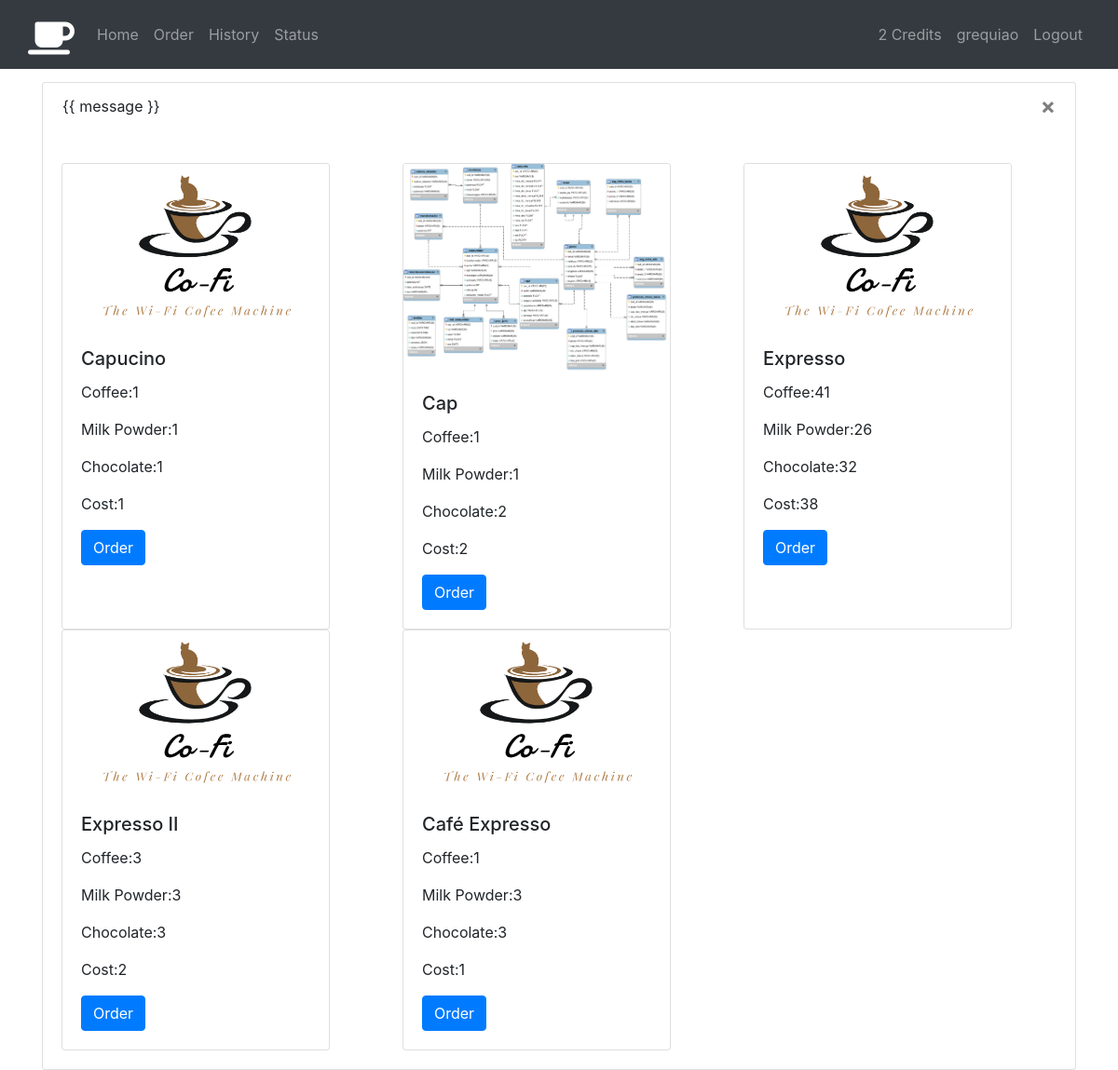
The app's page /order/ (signed in) with its own data.
### webapp/models.py (models this page shows)
class CoffeeUser(models.Model):
    user = models.OneToOneField(User, on_delete=models.CASCADE)
    credits = models.IntegerField()

class CoffeeRecipe(models.Model):
    name = models.CharField(max_length=100)
    image = models.ImageField(upload_to='images/')
    coffee = models.IntegerField()
    milk = models.IntegerField()
    chocolate = models.IntegerField()
    cost = models.IntegerField()

### webapp/views.py (the view)
# urls.py: path('order/', views.order, name="order"),
@login_required
def order(request):
    if request.method == 'POST':
        pass
    else:
        coffee = CoffeeRecipe.objects.all()
    context = {
        'coffee': coffee,
        }
    return render(request, 'order.html', context)

### webapp/templates/order.html (shortened to what this page needs)
{% extends "base.html" %}
{% block content %}
{% load static %}
<div id="app" class="row">
    <div class="col-sm-12">
        <div class="card">
            <div class="alert" role="alert" v-if="activate" v-bind:class="alertClass">
                {% templatetag openvariable %} message {% templatetag closevariable %}
                <button type="button" class="close" v-on:click="dismiss">
                    <span aria-hidden="true">&times;</span>
                </button>
            </div>
            <div class="card-body">
                <div class="row row-cols-1 row-cols-sm-2 row-cols-md-3 row-cols-lg-4 row-cols-xl-5">
                    {% for item in coffee %}
                        <div class="col-lg-4 d-flex align-items-stretch">
                            <div class="card" style="width: 18rem;">
                                <img src="{{ item.image.url }}" class="card-img-top" alt="...">
                                <div class="card-body">
                                    <h5 class="card-title">{{item.name}}</h5>
                                    <p class="card-text">Coffee:{{ item.coffee}}</p>
                                    <p class="card-text">Milk Powder:{{ item.milk}}</p>
                                    <p class="card-text">Chocolate:{{ item.chocolate}}</p>
                                    <p class="card-text">Cost:{{ item.cost}}</p>
                                    <button v-on:click="order({{ item.pk }})" class="btn btn-primary">Order</a>
                                </div>
                            </div>
                        </div>
                    {% endfor %}
                </div>
            </div>
        </div>
    </div>
</div>
{% endblock %}

### templates/base.html (shortened to what this page needs)
<html !DOCTYPE>
<head>
    <link rel="stylesheet" href="https://stackpath.bootstrapcdn.com/bootstrap/4.3.1/css/bootstrap.min.css">
    {% load static %}
</head>
<body>
    <nav class="navbar navbar-expand navbar-dark bg-dark fixed-top">
        <div class="container">
            <div class="navbar-header">
                <a class="navbar-brand" href="{% url 'index' %}"><i class="fas fa-coffee fa-2x mt-2"></i></a>
            </div>
            <div class="collapse navbar-collapse">
                <ul class="navbar-nav">
                    <li class="nav-item">
                        <a class="nav-link" href="{% url 'index' %}">Home</a>
                    </li>
                    <li class="nav-item">
                        <a class="nav-link" href="{% url 'order' %}">Order</a>
                    </li>
                    <li class="nav-item">
                        <a class="nav-link" href="{% url 'history' %}">History</a>
                    </li>
                    <li class="nav-item">
                        <a class="nav-link" href="{% url 'status' %}">Status</a>
                    </li>
                {% if user.is_authenticated %}
                    </ul>
                    <ul class="navbar-nav ml-auto">
                        <li class="nav-item">
                            <div class="nav-link"><a id="credits">{{user.coffeeuser.credits}}</a> Credits</div>
                        </li>
                        <li class="nav-item">
                            <a class="nav-link" href="#">{{user.username}}</a>
                        </li>
                        <li class="nav-item">
                            <a class="nav-link" href="{% url 'logout' %}">Logout</a>
                        </li>
                    </ul>
                {% endif %}
            </div>
        </div>
    </nav>
    <div class="container" style="margin-top: 30;">
        {% block content %} {% endblock %}
    </div>
</body>
</html>

### templates/base.html (style rules this page uses)
body { padding-top: 58px; }

### records on screen
CoffeeRecipe: image (picture), name "Capucino", coffee "1", milk "1", chocolate "1", cost "1"
CoffeeRecipe: image (picture), name "Cap", coffee "1", milk "1", chocolate "2", cost "2"
CoffeeRecipe: image (picture), name "Expresso", coffee "41", milk "26", chocolate "32", cost "38"
CoffeeRecipe: image (picture), name "Expresso II", coffee "3", milk "3", chocolate "3", cost "2"
CoffeeRecipe: image (picture), name "Café Expresso", coffee "1", milk "3", chocolate "3", cost "1"

### other values on screen
{{ user.coffeeuser.credits }} "2"
{{ user.username }} "grequiao"
